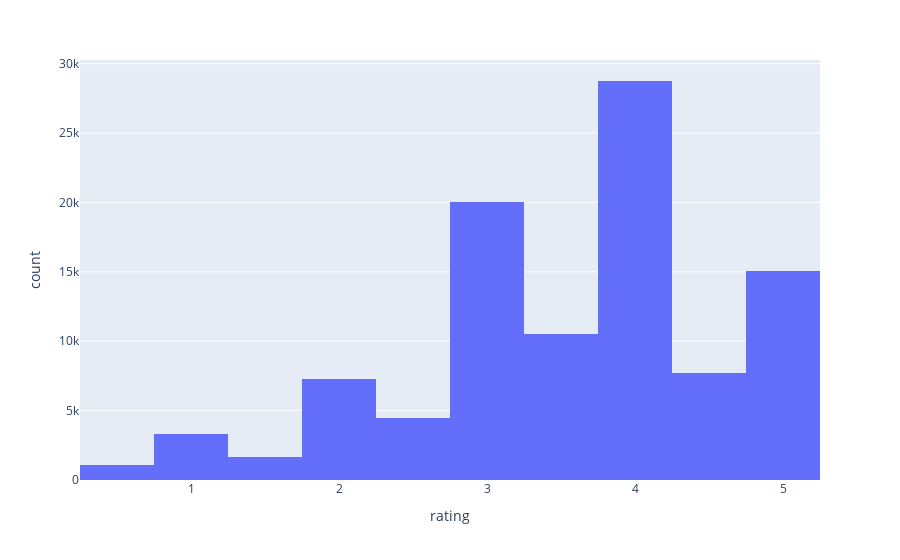

Notebook code cell kept with this figure:
### Code cell
# drop the timestamp column since we dont need it now
ratings = ratings.drop(columns="timestamp")

#checking for missing values
ratings.isna().sum()

#check for the numbers of total movies and users
movies= ratings['movieId'].nunique()  #nunique is similar to count but only takes unique values
users=ratings['userId'].nunique()
print('total number of movies =', movies)
print('total number of users =', users)

#  HIstogram showing frequency of ratings given by different users
fig = px.histogram(ratings, x="rating")
fig.show()

### Figure 1 — Plotly figure (JSON) as saved in the notebook; plotly's stock layout.template omitted (floating-point values rounded to 4 significant figures; data arrays with more than 128 entries replaced by an {"elided": "..."} marker saying what was removed)
{"data": [{"alignmentgroup": "True", "bingroup": "x", "hovertemplate": "rating=%{x}<br>count=%{y}<extra></extra>", "legendgroup": "", "marker": {"color": "#636efa", "pattern": {"shape": ""}}, "name": "", "offsetgroup": "", "orientation": "v", "showlegend": false, "type": "histogram", "x": {"elided": "100004 float values"}, "xaxis": "x", "yaxis": "y"}], "layout": {"barmode": "relative", "legend": {"tracegroupgap": 0}, "margin": {"t": 60}, "xaxis": {"anchor": "y", "domain": [0, 1], "title": {"text": "rating"}}, "yaxis": {"anchor": "x", "domain": [0, 1], "title": {"text": "count"}}}}
